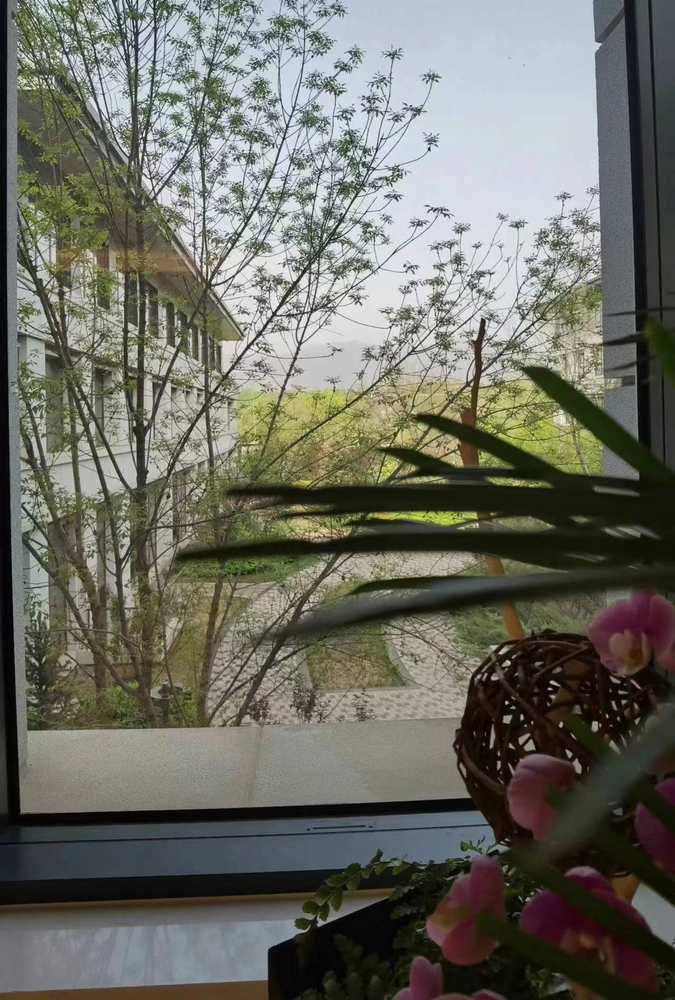
#> input picture output/SP.png, 675 x 1000 px, shrunk from 1280 x 1896 before the run
$ python DCT_vote_inv.py
#> lines starting #> are read from the running program, lines starting #| are printed output that depends on the picture
### LoadData.py
from PIL import Image
import numpy as np


# [10 lines left out: function load_image, not called in this run]


def load_image_inv(img_path):
#> called with img_path = 'SP.png'
    img_path = r'output/' + img_path
    img = Image.open(img_path)
#> img is the input picture: PIL image 675x1000 RGB; mean R, G, B 108, 108.2, 98.8
    img_arr = np.array(img)
    # [5 lines of commented-out code are left out]
    return img_arr


# [18 lines left out: functions load_text, save_img, not called in this run]

### HammingCode.py
from queue import Queue
import numpy as np


hamming_code_dist = []
hamming_code_gen = []
hamming_code_near = np.zeros(32768)  # 1 << 15


def gen(index):
    code = []
    for bit in range(11):
        code.append(index & 1)
        index >>= 1
    code0 = code[0] ^ code[1] ^ code[3] ^ code[4] ^ code[6] ^ code[8] ^ code[10] ^ 1
    code1 = code[0] ^ code[2] ^ code[3] ^ code[5] ^ code[6] ^ code[9] ^ code[10] ^ 1
    code2 = code[1] ^ code[2] ^ code[3] ^ code[7] ^ code[8] ^ code[9] ^ code[10] ^ 1
    code3 = code[4] ^ code[5] ^ code[6] ^ code[7] ^ code[8] ^ code[9] ^ code[10] ^ 1
    num3 = (code[10] << 3) | (code[9] << 2) | (code[8] << 1) | code[7]
    num2 = (code[6] << 3) | (code[5] << 2) | (code[4] << 1) | code3
    num1 = (code[3] << 3) | (code[2] << 2) | (code[1] << 1) | code2
    num0 = (code[0] << 2) | (code1 << 1) | code0
    num = (num3 << 11) | (num2 << 7) | (num1 << 3) | num0
    hamming_code_gen.append(num)
    return num


def gen11(code15):
    code = []
    code15 = int(code15)
    for bit in range(15):
        code.append(code15 & 1)
        code15 >>= 1
    return [code[14], code[13], code[12], code[11], code[10], code[9],
            code[8], code[6], code[5], code[4], code[2]]


def __init__():
    que = Queue()
    for index in range(32768):
        hamming_code_dist.append(20)
    for index in range(2048):
        gen_ = gen(index)
        hamming_code_dist[gen_] = 0
        hamming_code_near[gen_] = gen_
        que.put(gen_)
    while not que.empty():
        index = que.get()
        for bit in range(15):
            index2 = index ^ (1 << bit)
            if hamming_code_dist[index2] > hamming_code_dist[index] + 1:
                hamming_code_dist[index2] = hamming_code_dist[index] + 1
                hamming_code_near[index2] = hamming_code_near[index]
                que.put(index2)

### DCT_vote_inv.py
import argparse
import cv2
import HammingCode
import LoadData
import numpy as np


zigzag_ord = [[0, 1, 5, 6, 14, 15, 27, 28],
              [2, 4, 7, 13, 16, 26, 29, 42],
              [3, 8, 12, 17, 25, 30, 41, 43],
              [9, 11, 18, 24, 31, 40, 44, 53],
              [10, 19, 23, 32, 39, 45, 52, 54],
              [20, 22, 33, 38, 46, 51, 55, 60],
              [21, 34, 37, 47, 50, 56, 59, 61],
              [35, 36, 48, 49, 57, 58, 62, 63]]
zigzag_pos = np.zeros((64, 2), dtype=int)
self_info_len = 11


def calc(val):
    return int(np.rint(abs(val) / eps)) & 1


def blk_dct(img):
    height, width = img.shape[:2]
    blk_height = height >> 3
    blk_width = width >> 3
    dct_height = blk_height << 3
    dct_width = blk_width << 3
    img_cut = img[: dct_height, : dct_width]
    img_dct = np.zeros((dct_height, dct_width), dtype=np.float32)
    for blk_h in range(blk_height):
        for blk_w in range(blk_width):
            img_blk = img_cut[blk_h << 3: (blk_h + 1) << 3, blk_w << 3: (blk_w + 1) << 3]
            img_blk2 = cv2.dct(np.float32(img_blk))
            img_dct[blk_h << 3: (blk_h + 1) << 3, blk_w << 3: (blk_w + 1) << 3] = img_blk2
            code15 = 0
            for info_index in range(info_begin, info_end):
                code15 = (code15 << 1) | calc(img_blk2[zigzag_pos[info_index][0]][zigzag_pos[info_index][1]])
            self_info[blk_h][blk_w] = HammingCode.gen11(HammingCode.hamming_code_near[code15])


def vote(num_arr):
    cnt = np.zeros((16, 2), dtype=int)
    for num in num_arr:
        for bit in range(16):
            cnt[bit][int(num) >> bit & 1] += 1
    num = 0
    for bit in range(16):
        num |= (1 if cnt[bit][1] > cnt[bit][0] else 0) << bit
    return num


if __name__ == "__main__":
    parser = argparse.ArgumentParser()
    parser.add_argument('--img', type=str, default='SP.png')  # image with watermark
    args = parser.parse_args()

    is_jpg = str(args.img).endswith('.jpg') or str(args.img).endswith('.jpeg')
    if is_jpg:
        info_begin = 6
        info_end = 21
        eps = 5
    else:
        info_begin = 21  # 13
        info_end = 36  # 28
        eps = 3
    info_len = info_end - info_begin

    # size of image
    img_arr = LoadData.load_image_inv(str(args.img))
    height, width, channel = img_arr.shape
#> height = 1000; width = 675; channel = 3
    # print(img_arr)

    # pre-process zigzag order
    for x in range(8):
        for y in range(8):
            zigzag_pos[zigzag_ord[x][y]] = [x, y]

    # flatten image to 1-channel form
    blk_height = height >> 3
#> blk_height = 125
    blk_width = width >> 3
#> blk_width = 84
    img_arr2 = np.zeros(((blk_height << 3) * channel, blk_width << 3), dtype=np.float32)
    for ch in range(channel):
        for blk_h in range(blk_height):
            for hh in range(8):
                for ww in range(blk_width << 3):
                    img_arr2[(blk_h * channel + ch) << 3 | hh][ww] = img_arr[blk_h << 3 | hh][ww][ch]
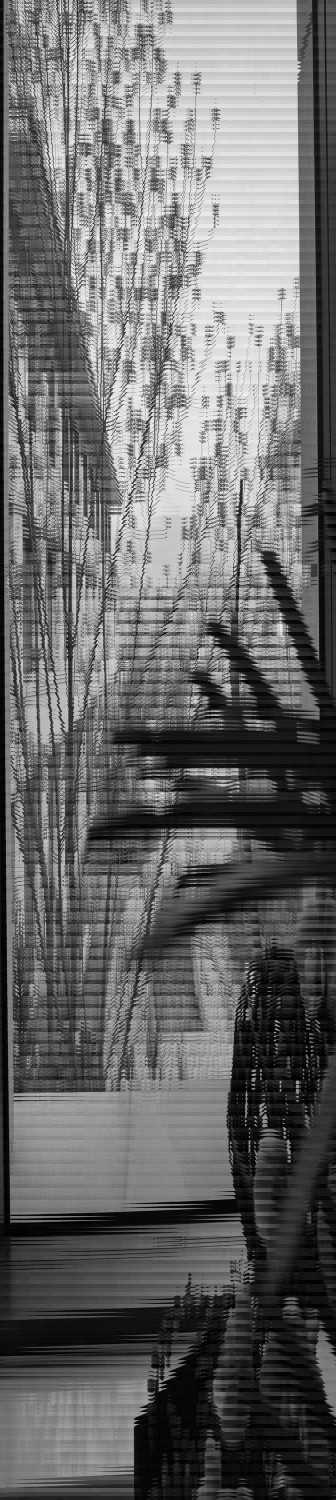
#> img_arr2: shape (3000, 672) float32 (shown at 1/2 size); min 0, max 255, mean 105.3

    # extract self_info
    HammingCode.__init__()
    self_info = np.zeros((blk_height * channel, blk_width, self_info_len), dtype=int)
    blk_dct(img_arr2)
#> after the loop in blk_dct, `for blk_h in range(blk_height):`:
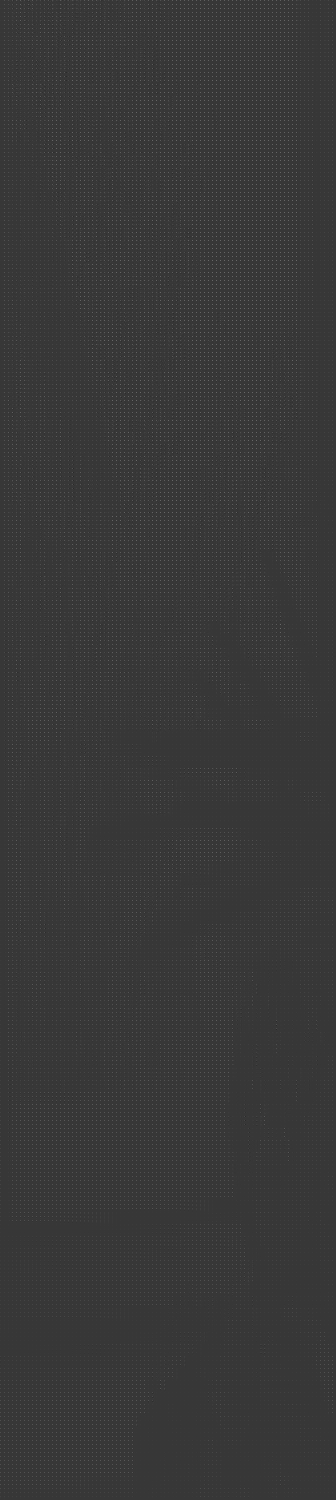
#> img_dct: shape (3000, 672) float32 (shown at 1/2 size); min -522.4, max 1877.2, mean 13.2; drawn with min black and max white

    pnt = 0
    num = 0
    text_arr = []
    for x in range(blk_height * channel):
        for y in range(blk_width):
            for self_info_index in range(self_info_len):
                num = num << 1 | self_info[x][y][self_info_index]
                pnt += 1
                if (pnt & 15) == 0:
                    text_arr.append(num)
                    num = 0

    watermark_len = vote(text_arr[: 10])
#> the loop in vote, `for num in num_arr:` made 10 passes
#> num on passes 1 to 10: 32790, 63995, 62070, 17208, 10944, 175, 42306, 15031, 2396, 48446
    watermark = []
    for x in range(watermark_len):
        buc = []
        for y in range(10 + x, text_arr.__len__(), watermark_len):
            buc.append(text_arr[y])
        watermark.append(chr(vote(buc)))

    if watermark_len <= 100:
        print("Watermark: ", end='')
        for ch in watermark:
            print(ch, end='')
    else:
        print('[Note] Watermark is long, please view in \'./output/watermark.txt\'.')
        watermark_str = ''.join(str(ch) for ch in watermark)
        with open('output/watermark.txt', 'w') as file_output:
#> (the run stopped early here; a loop or call above may not have finished)
